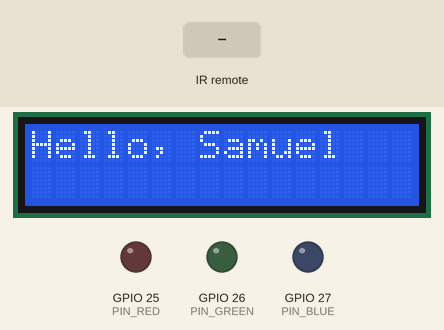
A sketch run on a simulated ESP32. On the bench: 16×2 character LCD, output pins drawn as LEDs (lit = HIGH). The inputs (shaded band) are chosen by the test bench. What the sketch prints to the serial monitor is not drawn.

Above: at 1.2 s.
1.3 s: infrared code 0x16 received
At 2.0 s:
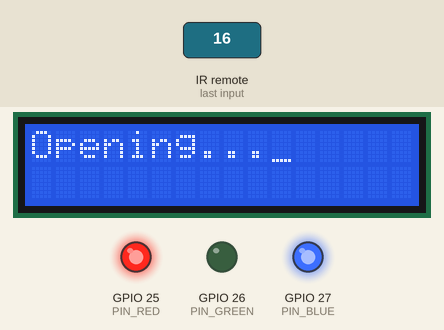
2.8 s: infrared code 0xC received
At 3.2 s:
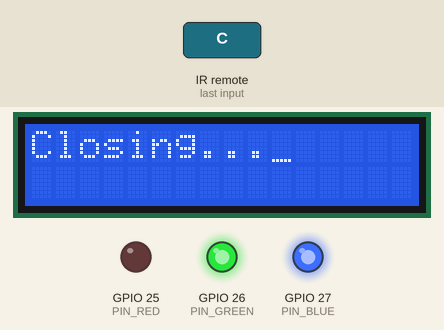
Timing chart, 0 to 5.8 s (numbered marks = the images above; inputs shaded):
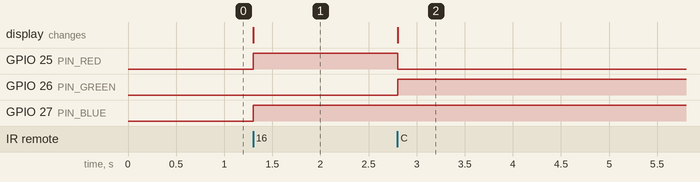

Measured:
- after the input at 1.3 s, GPIO 25 (PIN_RED), GPIO 27 (PIN_BLUE): LOW → HIGH at once; the display: changes at once (image 1)
- after the input at 2.8 s, GPIO 25 (PIN_RED): HIGH → LOW at once; GPIO 26 (PIN_GREEN): LOW → HIGH at once; the display: changes at once (image 2)

The sketch:

my_door_project.ino
```cpp
#include <LiquidCrystal.h>
#include <IRremote.h>

LiquidCrystal lcd(21, 22, 18, 19, 23, 5);

#define IR_PIN 14

#define PIN_RED    25 // GPIO23
#define PIN_GREEN  26 // GPIO22
#define PIN_BLUE   27 // GPIO21

void myColors(int val1, int val2, int val3);

void setup() {
  Serial.begin(115200);
  // put your setup code here, to run once:
  lcd.begin(16, 2);
  lcd.print("Hello, Samuel");
  // lcd.setCursor(0, 1);
  // lcd.print("No I2C module");

  // IR
  IrReceiver.begin(IR_PIN, ENABLE_LED_FEEDBACK);
  Serial.println("IR Receiver ready");

  // LED pins
  pinMode(PIN_RED,   OUTPUT);
  pinMode(PIN_GREEN, OUTPUT);
  pinMode(PIN_BLUE,  OUTPUT);
}

void loop() {
  // put your main code here, to run repeatedly:

  if (IrReceiver.decode()) {
    Serial.print("Received IR code Hex: ");
    int value = IrReceiver.decodedIRData.command;
    // Serial.println(IrReceiver.decodedIRData.command, HEX);
    Serial.println(value, HEX);

    lcd.clear();
    lcd.setCursor(0, 0);

    switch(value) {
      case 0x16:
        myColors(0, 255, 0);
        // lcd.clear();

        lcd.print("Opening...");
        lcd.cursor();
        break;

      case 0xC:
        myColors(255, 0, 0);
        lcd.print("Closing...");
        lcd.cursor();
        break;

      default:
        myColors(255, 255, 255);
        lcd.print("Unknown command...");
        // lcd.cursor();
        break;

    }

    IrReceiver.resume();
  }


}

void myColors(int val1, int val2, int val3) {
  analogWrite(PIN_RED, 255 - val1);
  analogWrite(PIN_GREEN, 255 - val2);
  analogWrite(PIN_BLUE, 255 - val3);
}
```
